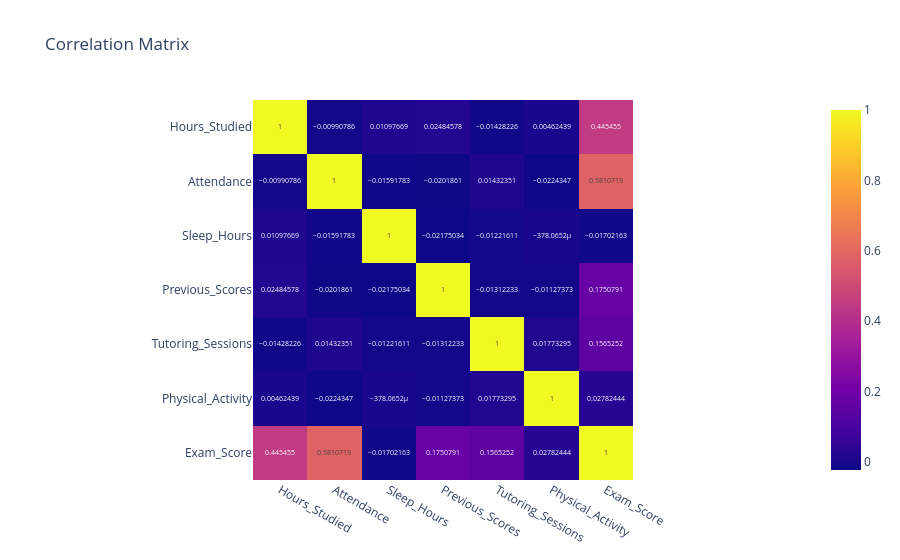

The notebook cell this image was saved under:
### Markdown cell above
## Exam Scores by Parental Education Level

Students whose parents have postgraduate education show slightly higher median exam scores compared to those with high school or college-educated parents.

### Code cell
numeric_cols = df.select_dtypes(include=[np.number]).columns
corr_matrix = df[numeric_cols].corr()
fig = px.imshow(corr_matrix, text_auto=True, title='Correlation Matrix')
fig.show()

### Figure 1 — Plotly figure (JSON) as saved in the notebook; plotly's stock layout.template omitted (floating-point values rounded to 4 significant figures)
{"data": [{"coloraxis": "coloraxis", "hovertemplate": "x: %{x}<br>y: %{y}<br>color: %{z}<extra></extra>", "name": "0", "texttemplate": "%{z}", "type": "heatmap", "x": ["Hours_Studied", "Attendance", "Sleep_Hours", "Previous_Scores", "Tutoring_Sessions", "Physical_Activity", "Exam_Score"], "xaxis": "x", "y": ["Hours_Studied", "Attendance", "Sleep_Hours", "Previous_Scores", "Tutoring_Sessions", "Physical_Activity", "Exam_Score"], "yaxis": "y", "z": [[1.0, -0.009908, 0.01098, 0.02485, -0.01428, 0.004624, 0.4455], [-0.009908, 1.0, -0.01592, -0.02019, 0.01432, -0.02243, 0.5811], [0.01098, -0.01592, 1.0, -0.02175, -0.01222, -0.0003781, -0.01702], [0.02485, -0.02019, -0.02175, 1.0, -0.01312, -0.01127, 0.1751], [-0.01428, 0.01432, -0.01222, -0.01312, 1.0, 0.01773, 0.1565], [0.004624, -0.02243, -0.0003781, -0.01127, 0.01773, 1.0, 0.02782], [0.4455, 0.5811, -0.01702, 0.1751, 0.1565, 0.02782, 1.0]]}], "layout": {"coloraxis": {"colorscale": [[0, "#0d0887"], [0.1111, "#46039f"], [0.2222, "#7201a8"], [0.3333, "#9c179e"], [0.4444, "#bd3786"], [0.5556, "#d8576b"], [0.6667, "#ed7953"], [0.7778, "#fb9f3a"], [0.8889, "#fdca26"], [1, "#f0f921"]]}, "title": {"text": "Correlation Matrix"}, "xaxis": {"anchor": "y", "constrain": "domain", "domain": [0, 1], "scaleanchor": "y"}, "yaxis": {"anchor": "x", "autorange": "reversed", "constrain": "domain", "domain": [0, 1]}}}
